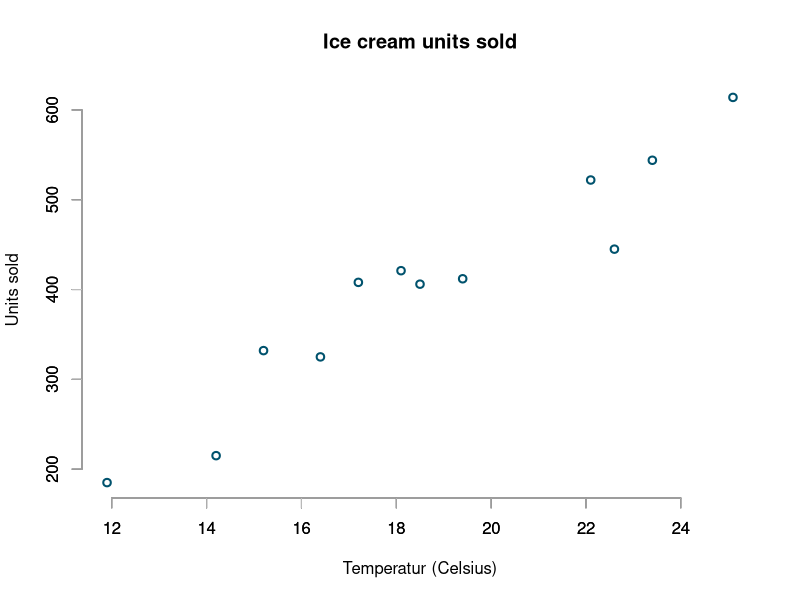
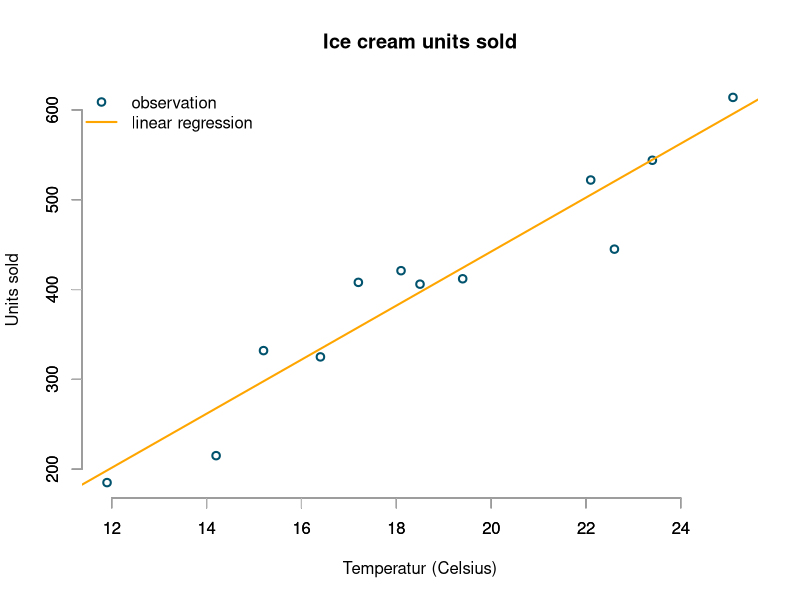
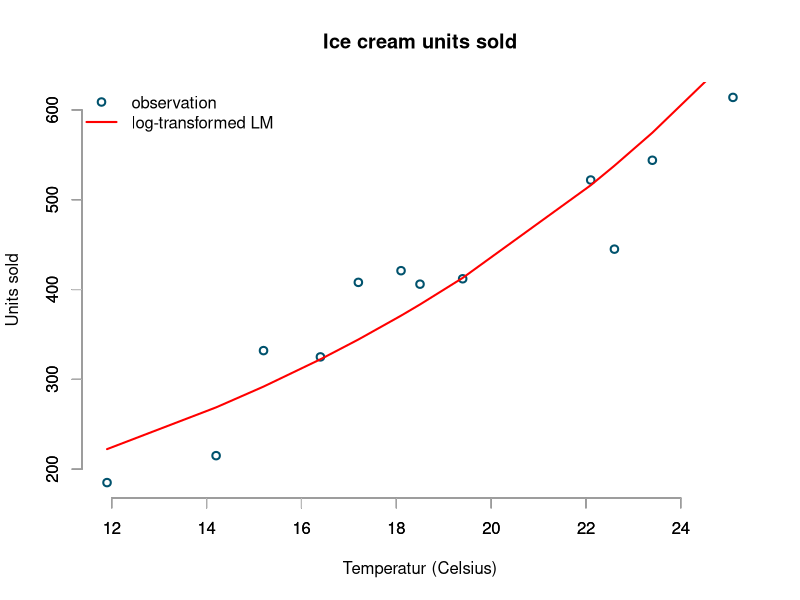
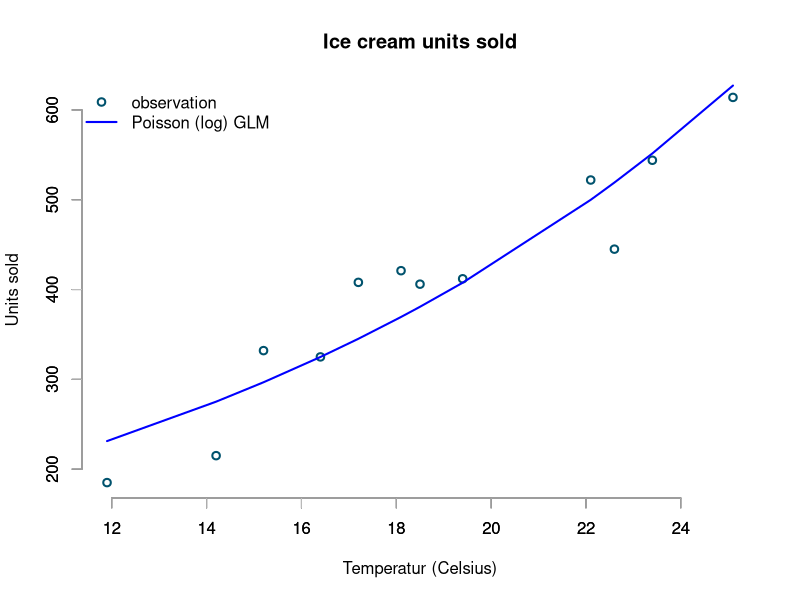
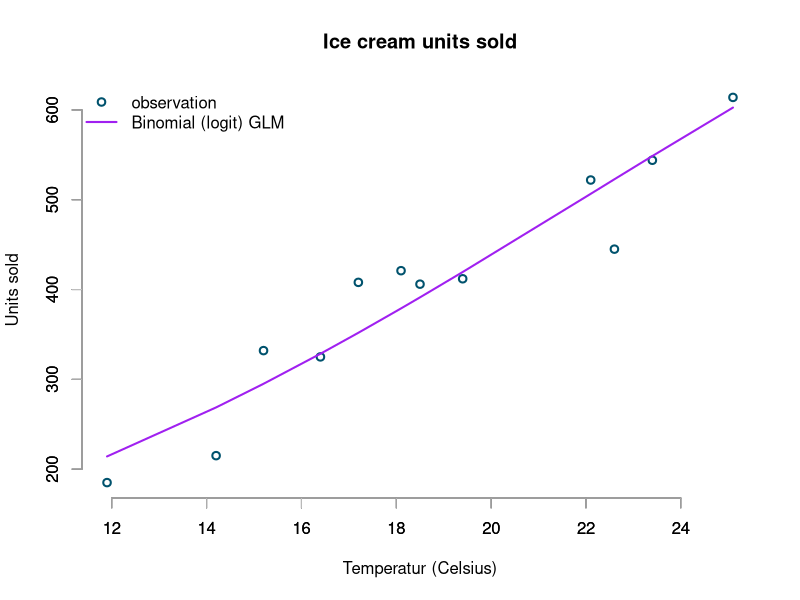
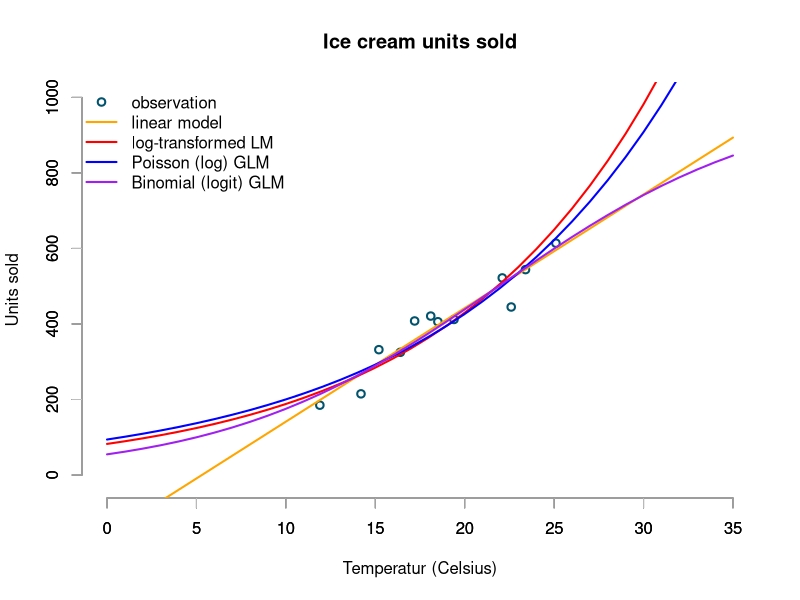

Recreate these plots in R, in order.
library(arm)
library(Metrics)
icecream <- data.frame(
  temp=c(11.9, 14.2, 15.2, 16.4, 17.2, 18.1, 
         18.5, 19.4, 22.1, 22.6, 23.4, 25.1),
  units=c(185L, 215L, 332L, 325L, 408L, 421L, 
          406L, 412L, 522L, 445L, 544L, 614L)
)
basicPlot <- function(...){
  plot(units ~ temp, data=icecream, bty="n", lwd=2,
       main="Ice cream units sold", col="#00526D", 
       xlab="Temperatur (Celsius)", 
       ylab="Units sold", ...)
  axis(side = 1, col="grey")
  axis(side = 2, col="grey")
}
basicPlot()

lin.mod <- glm(units ~ temp, data=icecream, 
               family=gaussian(link="identity"))
display(lin.mod)

basicPlot()
abline(lin.mod, col="orange", lwd=2)
legend(x="topleft", bty="n", lwd=c(2,2), lty=c(NA,1),
       legend=c("observation", "linear regression"),
       col=c("#00526D","orange"),  pch=c(1,NA))

log.lin.mod <- glm(log(units) ~ temp, data=icecream, 
                   family=gaussian(link="identity"))
display(log.lin.mod)

log.lin.sig <- summary(log.lin.mod)$dispersion
log.lin.pred <- exp(predict(log.lin.mod) + log.lin.sig)
basicPlot()
lines(icecream$temp, log.lin.pred, col="red", lwd=2)
legend(x="topleft", bty="n", lwd=c(2,2), lty=c(NA,1),
       legend=c("observation", "log-transformed LM"),
       col=c("#00526D","red"),  pch=c(1,NA))

pois.mod <- glm(units ~ temp, data=icecream, 
                family=poisson(link="log"))
display(pois.mod)

pois.pred <- predict(pois.mod, type="response")
basicPlot()
lines(icecream$temp, pois.pred, col="blue", lwd=2)
legend(x="topleft", bty="n", lwd=c(2,2), lty=c(NA,1),
       legend=c("observation", "Poisson (log) GLM"),
       col=c("#00526D","blue"),  pch=c(1,NA))

market.size <- 1000
icecream$opportunity <- market.size - icecream$units
bin.glm <- glm(cbind(units, opportunity) ~ temp, data=icecream, 
               family=binomial(link = "logit"))
display(bin.glm)

bin.pred <- predict(bin.glm, type="response")*market.size
basicPlot()
lines(icecream$temp, bin.pred, col="purple", lwd=2)
legend(x="topleft", bty="n", lwd=c(2,2), lty=c(NA,1),
       legend=c("observation", "Binomial (logit) GLM"),
       col=c("#00526D","purple"),  pch=c(1,NA))

temp <- 0:35
p.lm <- predict(lin.mod, data.frame(temp=temp), type="response")
p.log.lm <- exp(predict(log.lin.mod, data.frame(temp=0:35), type="response") + 
                  0.5 * summary(log.lin.mod)$dispersion)
p.pois <- predict(pois.mod, data.frame(temp=temp), type="response")
p.bin <- predict(bin.glm, data.frame(temp=temp), type="response")*market.size 
basicPlot(xlim=range(temp), ylim=c(-20,market.size))
lines(temp, p.lm, type="l", col="orange", lwd=2)
lines(temp, p.log.lm, type="l", col="red", lwd=2)
lines(temp, p.pois, type="l", col="blue", lwd=2)
lines(temp, p.bin, type="l", col="purple", lwd=2)
legend(x="topleft", 
       legend=c("observation", 
                "linear model",
                "log-transformed LM",
                "Poisson (log) GLM",
                "Binomial (logit) GLM"),
       col=c("#00526D","orange", "red", 
             "blue", "purple"),  
       bty="n", lwd=rep(2,5), 
       lty=c(NA,rep(1,4)),
       pch=c(1,rep(NA,4)))
names(p.lm)
rss.lin <- c(crossprod(lin.mod$residuals))
rss.log <- c(crossprod(log.lin.mod$residuals))
rss.pois <- c(crossprod(pois.mod$residuals))
rss.bin <- c(crossprod(bin.glm$residuals))

mse.lin <- rss.lin / length(lin.mod$residuals)
mse.log <- rss.log / length(log.lin.mod$residuals)
mse.pois <- rss.pois / length(pois.mod$residuals)
mse.bin <- rss.bin / length(bin.glm$residuals)

rmse.lin <- sqrt(mse.lin)
rmse.log <- sqrt(mse.log)
rmse.pois <- sqrt(mse.pois)
rmse.bin <- sqrt(mse.bin)
